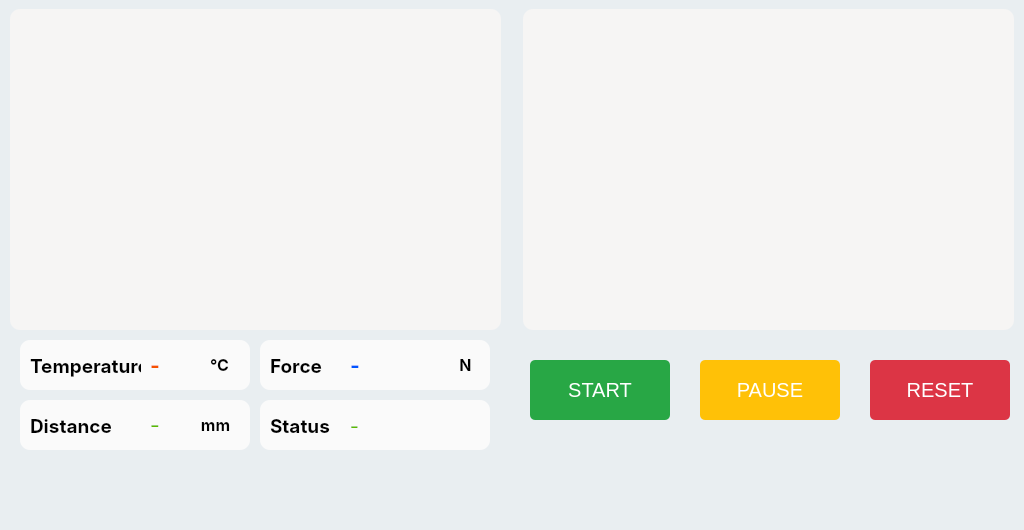
   <widget class="QFrame" name="screen_5">
    <property name="geometry">
     <rect>
      <x>0</x>
      <y>70</y>
      <width>1024</width>
      <height>530</height>
     </rect>
    </property>
    <property name="font">
     <font>
      <family>SF Pro Display</family>
     </font>
    </property>
    <property name="styleSheet">
     <string notr="true">background-color: rgb(233, 238, 241);</string>
    </property>
    <property name="frameShape">
     <enum>QFrame::NoFrame</enum>
    </property>
    <property name="frameShadow">
     <enum>QFrame::Plain</enum>
    </property>
    <widget class="QLabel" name="feed_cam">
     <property name="geometry">
      <rect>
       <x>10</x>
       <y>9</y>
       <width>491</width>
       <height>321</height>
      </rect>
     </property>
     <property name="font">
      <font>
       <family>SF Pro Display</family>
       <pointsize>16</pointsize>
      </font>
     </property>
     <property name="styleSheet">
      <string notr="true">background-color: rgb(246, 245, 244);
border-radius:10px;
color: rgb(192, 28, 40);</string>
     </property>
     <property name="text">
      <string/>
     </property>
     <property name="alignment">
      <set>Qt::AlignCenter</set>
     </property>
    </widget>
    <widget class="QPushButton" name="button_7">
     <property name="geometry">
      <rect>
       <x>530</x>
       <y>360</y>
       <width>140</width>
       <height>60</height>
      </rect>
     </property>
     <property name="font">
      <font>
       <pointsize>-1</pointsize>
      </font>
     </property>
     <property name="styleSheet">
      <string notr="true">QPushButton {
    background-color: #28a745; /* Standard Green */
    color: white;
    border-radius: 5px;
    padding: 10px;
    font-size: 20px;
}
QPushButton:hover {
    background-color: #218838; /* Darker green for hover */
}
QPushButton:pressed {
    background-color: #218838; /* Even darker green for pressed */
    border-color:black

}
QPushButton:checked {
    background-color: #218838; /* Darker Green for checked (pressed) */
    border-color: black; /* Optional border for visual feedback */
}
QPushButton:disabled {
                background-color: #A5D6A7;  /* Lighter green for disabled state */
                color: #FFFFFF;
            }</string>
     </property>
     <property name="text">
      <string>START</string>
     </property>
    </widget>
    <widget class="QPushButton" name="button_8">
     <property name="geometry">
      <rect>
       <x>700</x>
       <y>360</y>
       <width>140</width>
       <height>60</height>
      </rect>
     </property>
     <property name="font">
      <font>
       <pointsize>-1</pointsize>
      </font>
     </property>
     <property name="styleSheet">
      <string notr="true">QPushButton{
	
    background-color:  #ffc107; /* Standard Orange */
    color: white;
    border-radius: 5px;
    padding: 10px;
    font-size: 20px;
}
QPushButton:hover {
    background-color: #e0a800; /* Darker orange for hover */
}
QPushButton:checked {
                background-color: #e0a800;
            }


</string>
     </property>
     <property name="text">
      <string>PAUSE</string>
     </property>
    </widget>
    <widget class="QPushButton" name="button_9">
     <property name="geometry">
      <rect>
       <x>870</x>
       <y>360</y>
       <width>140</width>
       <height>60</height>
      </rect>
     </property>
     <property name="font">
      <font>
       <pointsize>-1</pointsize>
      </font>
     </property>
     <property name="styleSheet">
      <string notr="true">QPushButton {
    background-color: #dc3545; /* Standard Red */
    color: white;
    border-radius: 5px;
    padding: 10px;
    font-size: 20px;
}
QPushButton:hover {
    background-color: #c82333; /* Darker red for hover */
}
QPushButton:pressed {
    background-color: #c82333; /* Even darker red for pressed */
}
 QPushButton:checked {
                background-color: #c82333;
            }</string>
     </property>
     <property name="text">
      <string>RESET</string>
     </property>
    </widget>
    <widget class="QFrame" name="feed_graph">
     <property name="geometry">
      <rect>
       <x>523</x>
       <y>9</y>
       <width>491</width>
       <height>321</height>
      </rect>
     </property>
     <property name="font">
      <font>
       <family>SF Pro Display</family>
      </font>
     </property>
     <property name="styleSheet">
      <string notr="true">background-color: rgb(246, 245, 244);
border-radius:10px;
color: rgb(192, 28, 40);</string>
     </property>
     <property name="frameShape">
      <enum>QFrame::StyledPanel</enum>
     </property>
     <property name="frameShadow">
      <enum>QFrame::Raised</enum>
     </property>
    </widget>
    <widget class="QLabel" name="label_35">
     <property name="geometry">
      <rect>
       <x>30</x>
       <y>350</y>
       <width>111</width>
       <height>31</height>
      </rect>
     </property>
     <property name="font">
      <font>
       <family>SF Pro Display</family>
       <pointsize>14</pointsize>
       <weight>75</weight>
       <bold>true</bold>
      </font>
     </property>
     <property name="styleSheet">
      <string notr="true">background:none;
</string>
     </property>
     <property name="text">
      <string>Temperature</string>
     </property>
     <property name="alignment">
      <set>Qt::AlignLeading|Qt::AlignLeft|Qt::AlignVCenter</set>
     </property>
    </widget>
    <widget class="QLabel" name="label_37">
     <property name="geometry">
      <rect>
       <x>150</x>
       <y>340</y>
       <width>61</width>
       <height>51</height>
      </rect>
     </property>
     <property name="font">
      <font>
       <family>SF Pro Display</family>
       <pointsize>16</pointsize>
       <weight>75</weight>
       <bold>true</bold>
      </font>
     </property>
     <property name="styleSheet">
      <string notr="true">background:none;
color:rgb(245, 81, 0)</string>
     </property>
     <property name="text">
      <string>-</string>
     </property>
     <property name="alignment">
      <set>Qt::AlignLeading|Qt::AlignLeft|Qt::AlignVCenter</set>
     </property>
    </widget>
    <widget class="QLabel" name="label_40">
     <property name="geometry">
      <rect>
       <x>210</x>
       <y>350</y>
       <width>31</width>
       <height>30</height>
      </rect>
     </property>
     <property name="font">
      <font>
       <family>SF Pro Display</family>
       <pointsize>12</pointsize>
       <weight>75</weight>
       <bold>true</bold>
      </font>
     </property>
     <property name="styleSheet">
      <string notr="true">background:none</string>
     </property>
     <property name="text">
      <string>°C</string>
     </property>
     <property name="alignment">
      <set>Qt::AlignLeading|Qt::AlignLeft|Qt::AlignVCenter</set>
     </property>
    </widget>
    <widget class="QLabel" name="label_11">
     <property name="geometry">
      <rect>
       <x>20</x>
       <y>340</y>
       <width>230</width>
       <height>50</height>
      </rect>
     </property>
     <property name="styleSheet">
      <string notr="true">background-color:rgb(250, 250, 250);
border-radius:10px;</string>
     </property>
     <property name="text">
      <string/>
     </property>
    </widget>
    <widget class="QLabel" name="label_41">
     <property name="geometry">
      <rect>
       <x>350</x>
       <y>340</y>
       <width>91</width>
       <height>51</height>
      </rect>
     </property>
     <property name="font">
      <font>
       <family>SF Pro Display</family>
       <pointsize>16</pointsize>
       <weight>75</weight>
       <bold>true</bold>
      </font>
     </property>
     <property name="styleSheet">
      <string notr="true">background:none;
color:rgb(0, 85, 255)
</string>
     </property>
     <property name="text">
      <string>-</string>
     </property>
     <property name="alignment">
      <set>Qt::AlignLeading|Qt::AlignLeft|Qt::AlignVCenter</set>
     </property>
    </widget>
    <widget class="QLabel" name="label_42">
     <property name="geometry">
      <rect>
       <x>450</x>
       <y>350</y>
       <width>31</width>
       <height>30</height>
      </rect>
     </property>
     <property name="font">
      <font>
       <family>SF Pro Display</family>
       <pointsize>12</pointsize>
       <weight>75</weight>
       <bold>true</bold>
      </font>
     </property>
     <property name="styleSheet">
      <string notr="true">background:none</string>
     </property>
     <property name="text">
      <string>N</string>
     </property>
     <property name="alignment">
      <set>Qt::AlignCenter</set>
     </property>
    </widget>
    <widget class="QLabel" name="label_43">
     <property name="geometry">
      <rect>
       <x>270</x>
       <y>350</y>
       <width>61</width>
       <height>31</height>
      </rect>
     </property>
     <property name="font">
      <font>
       <family>SF Pro Display</family>
       <pointsize>14</pointsize>
       <weight>75</weight>
       <bold>true</bold>
      </font>
     </property>
     <property name="styleSheet">
      <string notr="true">background:none;
</string>
     </property>
     <property name="text">
      <string>Force</string>
     </property>
     <property name="alignment">
      <set>Qt::AlignLeading|Qt::AlignLeft|Qt::AlignVCenter</set>
     </property>
    </widget>
    <widget class="QLabel" name="label_12">
     <property name="geometry">
      <rect>
       <x>260</x>
       <y>340</y>
       <width>230</width>
       <height>50</height>
      </rect>
     </property>
     <property name="styleSheet">
      <string notr="true">background-color:rgb(250, 250, 250);
border-radius:10px;</string>
     </property>
     <property name="text">
      <string/>
     </property>
    </widget>
    <widget class="QLabel" name="label_13">
     <property name="geometry">
      <rect>
       <x>260</x>
       <y>400</y>
       <width>230</width>
       <height>50</height>
      </rect>
     </property>
     <property name="styleSheet">
      <string notr="true">background-color:rgb(250, 250, 250);
border-radius:10px;</string>
     </property>
     <property name="text">
      <string/>
     </property>
    </widget>
    <widget class="QLabel" name="label_51">
     <property name="geometry">
      <rect>
       <x>270</x>
       <y>410</y>
       <width>61</width>
       <height>31</height>
      </rect>
     </property>
     <property name="font">
      <font>
       <family>SF Pro Display</family>
       <pointsize>14</pointsize>
       <weight>75</weight>
       <bold>true</bold>
      </font>
     </property>
     <property name="styleSheet">
      <string notr="true">background:none;
</string>
     </property>
     <property name="text">
      <string>Status</string>
     </property>
     <property name="alignment">
      <set>Qt::AlignLeading|Qt::AlignLeft|Qt::AlignVCenter</set>
     </property>
    </widget>
    <widget class="QLabel" name="label_38">
     <property name="geometry">
      <rect>
       <x>350</x>
       <y>400</y>
       <width>121</width>
       <height>51</height>
      </rect>
     </property>
     <property name="font">
      <font>
       <family>SF Pro Display</family>
       <pointsize>14</pointsize>
       <weight>50</weight>
       <bold>false</bold>
      </font>
     </property>
     <property name="styleSheet">
      <string notr="true">background:none;
color:rgb(92, 185, 0)</string>
     </property>
     <property name="text">
      <string>-</string>
     </property>
     <property name="alignment">
      <set>Qt::AlignLeading|Qt::AlignLeft|Qt::AlignVCenter</set>
     </property>
     <property name="wordWrap">
      <bool>true</bool>
     </property>
    </widget>
    <widget class="QLabel" name="label_20">
     <property name="geometry">
      <rect>
       <x>20</x>
       <y>400</y>
       <width>230</width>
       <height>50</height>
      </rect>
     </property>
     <property name="styleSheet">
      <string notr="true">background-color:rgb(250, 250, 250);
border-radius:10px;</string>
     </property>
     <property name="text">
      <string/>
     </property>
    </widget>
    <widget class="QLabel" name="label_56">
     <property name="geometry">
      <rect>
       <x>30</x>
       <y>410</y>
       <width>81</width>
       <height>31</height>
      </rect>
     </property>
     <property name="font">
      <font>
       <family>SF Pro Display</family>
       <pointsize>14</pointsize>
       <weight>75</weight>
       <bold>true</bold>
      </font>
     </property>
     <property name="styleSheet">
      <string notr="true">background:none;
</string>
     </property>
     <property name="text">
      <string>Distance</string>
     </property>
     <property name="alignment">
      <set>Qt::AlignLeading|Qt::AlignLeft|Qt::AlignVCenter</set>
     </property>
    </widget>
    <widget class="QLabel" name="label_57">
     <property name="geometry">
      <rect>
       <x>150</x>
       <y>400</y>
       <width>51</width>
       <height>51</height>
      </rect>
     </property>
     <property name="font">
      <font>
       <family>SF Pro Display</family>
       <pointsize>16</pointsize>
       <weight>50</weight>
       <bold>false</bold>
      </font>
     </property>
     <property name="styleSheet">
      <string notr="true">background:none;
color:rgb(92, 185, 0)</string>
     </property>
     <property name="text">
      <string>-</string>
     </property>
     <property name="alignment">
      <set>Qt::AlignLeading|Qt::AlignLeft|Qt::AlignVCenter</set>
     </property>
     <property name="wordWrap">
      <bool>true</bool>
     </property>
    </widget>
    <widget class="QLabel" name="label_58">
     <property name="geometry">
      <rect>
       <x>200</x>
       <y>410</y>
       <width>31</width>
       <height>30</height>
      </rect>
     </property>
     <property name="font">
      <font>
       <family>SF Pro Display</family>
       <pointsize>12</pointsize>
       <weight>75</weight>
       <bold>true</bold>
      </font>
     </property>
     <property name="styleSheet">
      <string notr="true">background:none</string>
     </property>
     <property name="text">
      <string>mm</string>
     </property>
     <property name="alignment">
      <set>Qt::AlignCenter</set>
     </property>
    </widget>
    <zorder>label_12</zorder>
    <zorder>label_11</zorder>
    <zorder>feed_cam</zorder>
    <zorder>button_7</zorder>
    <zorder>button_8</zorder>
    <zorder>button_9</zorder>
    <zorder>feed_graph</zorder>
    <zorder>label_35</zorder>
    <zorder>label_37</zorder>
    <zorder>label_40</zorder>
    <zorder>label_41</zorder>
    <zorder>label_42</zorder>
    <zorder>label_43</zorder>
    <zorder>label_13</zorder>
    <zorder>label_51</zorder>
    <zorder>label_38</zorder>
    <zorder>label_20</zorder>
    <zorder>label_56</zorder>
    <zorder>label_57</zorder>
    <zorder>label_58</zorder>
   </widget>
